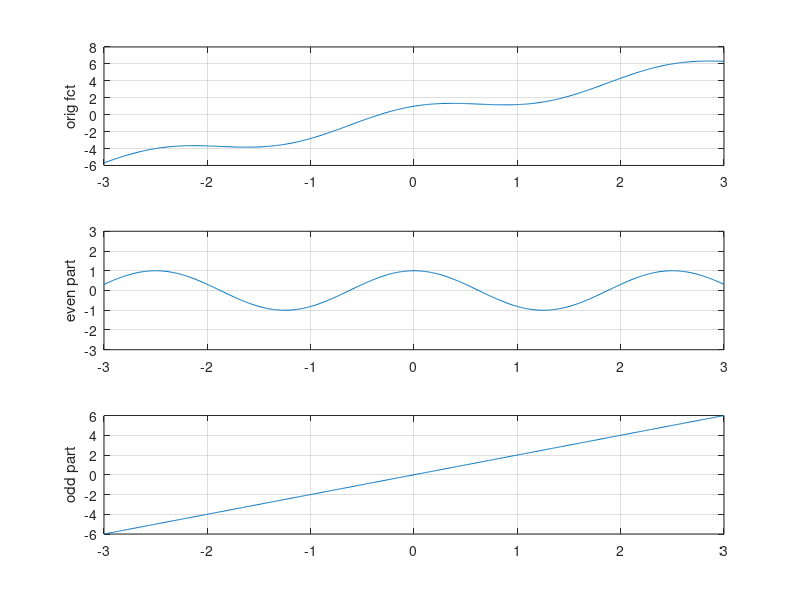
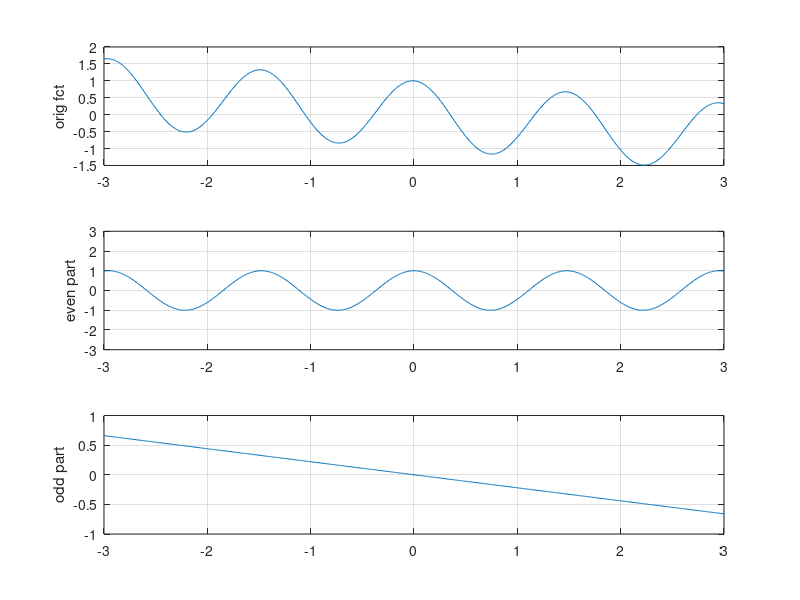

The MATLAB source for these figures, in order:
%% SiSy Test-1: Even/Odd exercise
% Author: Adrian Rosenast, St17a, SiSy
% ==========================================
clear all, close all, clc;

% Define Signal
tstep = 1e-2;
t = -3:tstep:3;
x_t = 2*t + cos(2*pi*t/2.5);            % original function
x_tm = 2*(-t) + cos(2*pi*(-t)/2.5);     % mirrored function

% Decomposition in Even/Odd parts
xe_t = (x_t + x_tm)/2;
xo_t = (x_t - x_tm)/2;

% Visualise
figure(1)
title('Function x(t)');
subplot(311), plot(t,x_t), grid on, ylabel('orig fct')
subplot(312), plot(t,xe_t), grid on, ylabel('even part'),ylim([-3 3])
subplot(313), plot(t,xo_t), grid on, ylabel('odd part')

%% Example
% Generate random function
%t = linspace(0, 2*pi, 100);
A = randn(1);
f = randn(1);
x2_t = A*t + cos(2*pi*f*t);
x2_tm = A*(-t) + cos(2*pi*f*(-t));

% Decomposition in Even/Odd parts
xe2_t = (x2_t + x2_tm)/2;
xo2_t = (x2_t - x2_tm)/2;

figure(2) 
title('Function with random parameters');
subplot(311), plot(t, x2_t); grid on, ylabel('orig fct');
subplot(312), plot(t,xe2_t), grid on, ylabel('even part'),ylim([-3 3]);
subplot(313), plot(t,xo2_t), grid on, ylabel('odd part');
